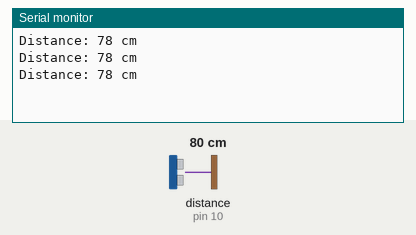
Bench run of a sketch on a simulated Arduino Uno, built with avr-gcc and run on an emulated ATmega328P. Parts: the last lines printed to the serial monitor. Wiring (inferred from the names in the program): ultrasonic range finder: trigger pin 9; echo pin 10. The inputs (shaded band) are chosen by the test bench; at power-on: distance to the obstacle (sensor on pin 10) 80 cm. The echo pulse lasts 58.3 µs per cm.

Above: at 1.3 s.
1.4 s: distance to the obstacle (sensor on pin 10) set to 2 cm
At 1.9 s:
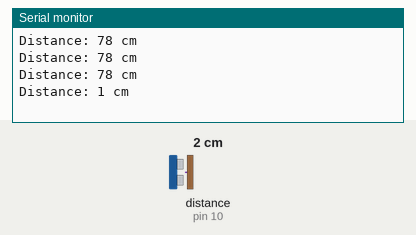
2.9 s: distance to the obstacle (sensor on pin 10) set to 4 cm
At 3.4 s:
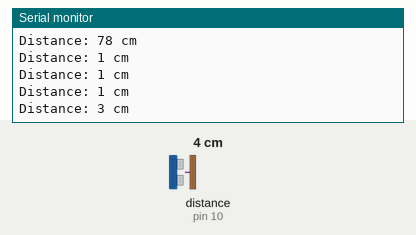
Timing chart, 0 to 5.9 s (numbered marks = the images above; inputs shaded):
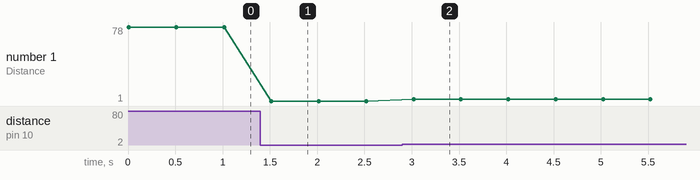

Measured:
- after the input at 1.4 s, the serial monitor: prints a new line after 0.12 s (image 1)
- after the input at 2.9 s, the serial monitor: prints a new line after 0.12 s (image 2)
- plotted number 1: 78 → 1 after the input at 1.4 s, 1 → 3 after the input at 2.9 s

The sketch:

Ultrasonic_Distance_Meter.ino
```cpp
#define trigPin 9
#define echoPin 10

void setup() {
  Serial.begin(9600);
  pinMode(trigPin, OUTPUT);
  pinMode(echoPin, INPUT);
}

void loop() {
  digitalWrite(trigPin, LOW);
  delayMicroseconds(2);
  digitalWrite(trigPin, HIGH);
  delayMicroseconds(10);
  digitalWrite(trigPin, LOW);

  long duration = pulseIn(echoPin, HIGH);
  int distance = duration * 0.034 / 2;

  Serial.print("Distance: ");
  Serial.print(distance);
  Serial.println(" cm");

  delay(500);
}
```
